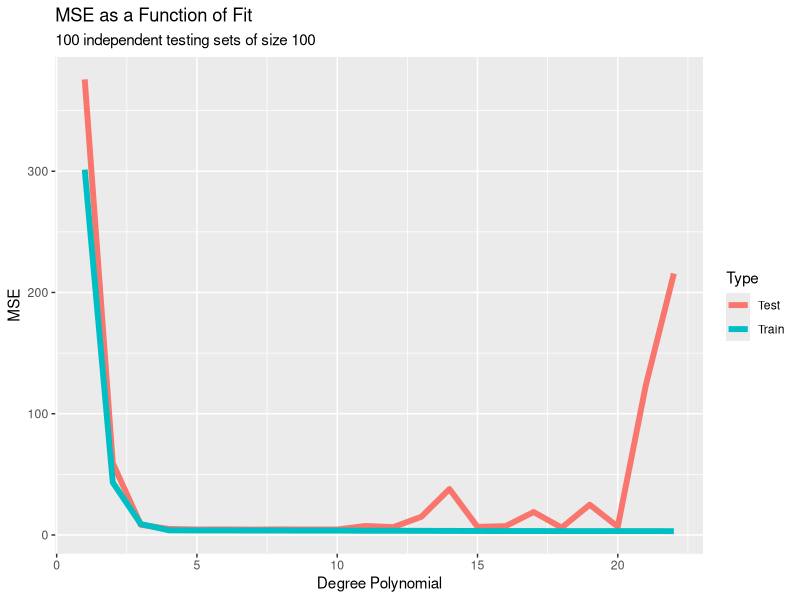
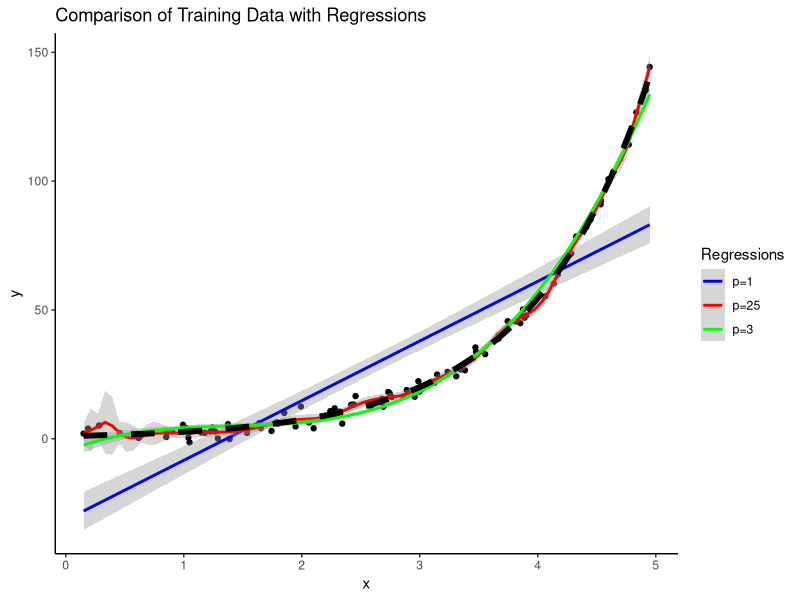
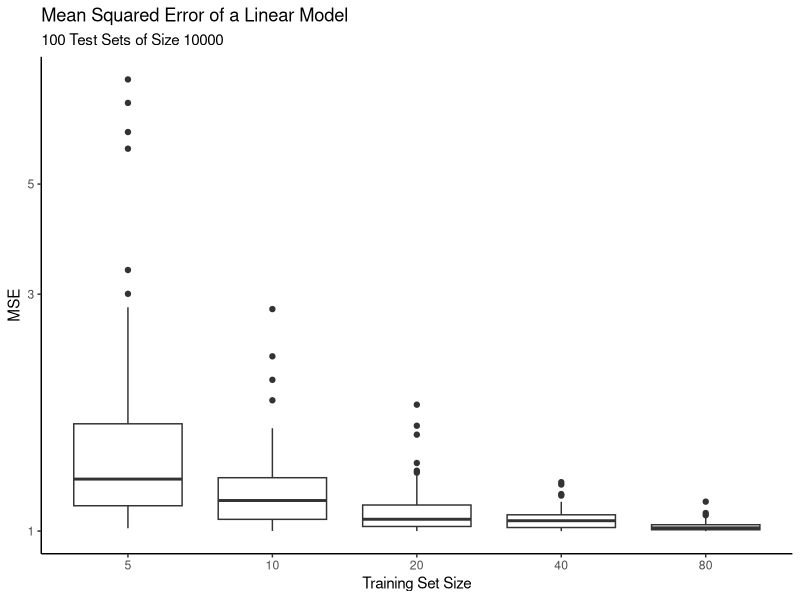
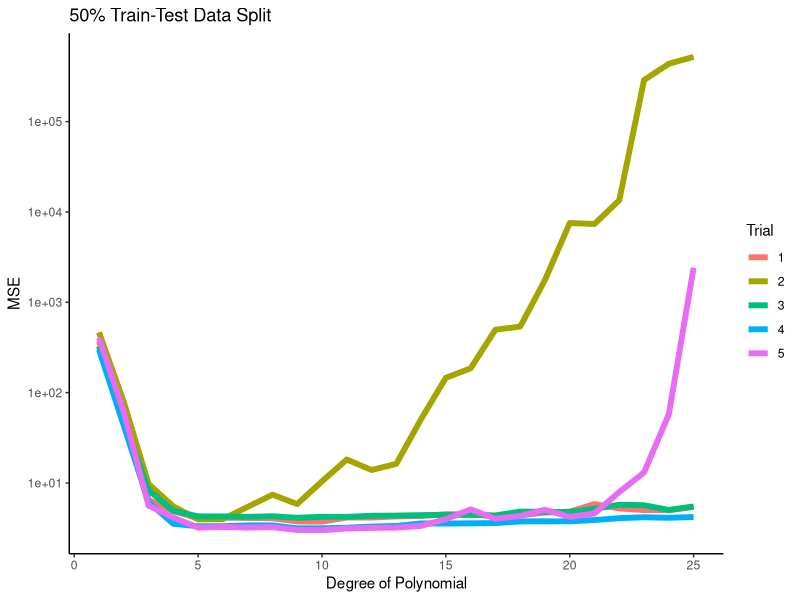

Write R code to recreate these figures, in order.
## ---- chunk 1
knitr::opts_chunk$set(echo = TRUE)
library(tidyverse)

## ---- chunk 2
set.seed(100)

# for each p generate training sets of size n and testing sets of size n
# test/train sample size
n = 10^2

# generate the training set
x = runif(n,0,5)
y = exp(x) + 2  * rnorm(n)
train.df = tibble("x"=x, "y"=y)

## ---- chunk 3
set.seed(500)
# highest degree polynomial we will try
maxp = 22

# preallocate an array with zeros
test.MSE.vals = rep(0,maxp)
train.MSE.vals = rep(0,maxp)

# repeat each experiment (each p) m times
# number of independent runs
m = 10^2

# loop over data sets and polynomial fits
for (j in seq(m)){
# generate testing data
  x =runif(n,0,5)
  #y = exp(x)*(1 + .5 * rnorm(n))
  y = exp(x) + 2  * rnorm(n)

  test.df = tibble("x"=x, "y"=y)
  # try all the polynomial fits on the testing data
  for(p in seq(maxp)){
    # does the regression with degree p and testing set j
    lm.fit = lm(y~poly(x,p), data=train.df)
    # compute training and testing errors
    train.MSE.vals[p] =train.MSE.vals[p] +
      mean(lm.fit$residuals^2)/m
    test.MSE.vals[p] = test.MSE.vals[p] +
      mean((test.df$y - predict(lm.fit,test.df))^2)/m
  }
}
train.mse.df = tibble(p = seq(maxp), MSE=train.MSE.vals)
test.mse.df = tibble(p = seq(maxp), MSE=test.MSE.vals)
train.mse.df$Type = "Train"
test.mse.df$Type = "Test"
mse.df = rbind(train.mse.df, test.mse.df)
mse.df$p = as.integer(mse.df$p)
## ---- chunk 4
gplt = ggplot(mse.df,mapping = aes(x=p, y=MSE, color=Type)) +
  geom_line(lwd=2) +
  labs(x ="Degree Polynomial", y = "MSE", title="MSE as a Function of Fit",
       subtitle=sprintf("%d independent testing sets of size %d", m,n)) 
print(gplt)

## ---- chunk 5
fit.plt <- ggplot(train.df, aes(x,y)) +
  geom_point() +
  ggtitle("Training Set") +
  geom_smooth(method = lm, 
              formula = y~x,
              se=TRUE,aes(color="p=1")) +
  geom_smooth(method = lm, 
              formula = y~poly(x,25),
              se=TRUE,aes(color="p=25")) + 
  geom_smooth(method = lm, 
              formula = y~poly(x,3),
              se=TRUE,aes(color="p=3")) + 
  stat_function(fun=exp, lwd=2,linetype = 2) + 
  ggtitle("Comparison of Training Data with Regressions") +
  scale_color_manual(name="Regressions", values=c("blue", "red", "green","black" ))+
  theme_classic()
print(fit.plt)

## ---- chunk 6

# reset seed
set.seed(100)

# training set size values
n_train <- c(5, 10,20, 40, 80)

# validation (testing) set is fixed
n_test = 10^4

# set true coefficients
beta0_true = 2.
beta1_true = -1.5
# set noise parameters
eps = 1.

# construct validation set, fixed over the entire computation
x_test =  runif(n_test,0,15)
y_test =  beta0_true + beta1_true*x_test + eps * rnorm(length(x_test))
test.df = data.frame("x"= x_test, "y"=y_test)

# number of samples per training set size
n_samples = 100

# these arrays begin as null but will be populated
MSE_vals <- NULL
n_vals <- NULL

# loop over each training set size n_samples times construct training
# data, train, compute the MSE, and record
for(j in 1:length(n_train)){
  for(i in 1:n_samples){
    n = n_train[j]
    x = runif(n,0,15)
    y =  beta0_true + beta1_true*x + eps * rnorm(length(x))
    train.df = data.frame("x"=x, "y"=y)
    lm.fit = lm(y~x, data=train.df)

    # record the n and the MSE value at which this was computed
    n_vals = append(n_vals,n)
    MSE_vals = append(MSE_vals,mean((predict(lm.fit,test.df) -test.df$y)^2))
  }
}
# record as a data frame and post process
MSE.df = data.frame("n"=n_vals, "MSE"=MSE_vals)
MSE.df$n = as.factor(MSE.df$n)
## ---- chunk 7
MSE.plt=ggplot(MSE.df, aes(x=n, y=MSE_vals)) +geom_boxplot() +
  ggtitle("Mean Squared Error of a Linear Model",
          subtitle = sprintf("%d Test Sets of Size %d", n_samples, n_test)) +
  scale_y_log10()+
  labs(x="Training Set Size", y = "MSE") + theme_classic()
print(MSE.plt)

## ---- chunk 8
set.seed(100)

# test/train sample size
n =200
# number of splits
m = 5

maxp = 25

# preallocate an array with zeros
test.MSE.vals <- NULL
trial.vals <- NULL
p.vals <- NULL

# generate the entire data set
x <- runif(n,0,5)
y <- exp(x) +2 * rnorm(n)
data.df <- tibble("x"=x, "y"=y)

# loop over data sets and polynomial fits
for (j in seq(m)){
  idx.train <- sample(seq(n), size = n/2)
  train.df <- data.df[idx.train,]
  test.df <- data.df[-idx.train,]
  # try all the polynomial fits on the testing data
  MSE =0
  for(p in seq(maxp)){
    lm.fit <- lm(y~poly(x,p), data=train.df)
    test.MSE.vals <- append(test.MSE.vals,mean((test.df$y - predict(lm.fit,test.df))^2))
    p.vals <- append(p.vals, p)
    trial.vals <- append(trial.vals, j)
  }
}

mse.df <- tibble(p=p.vals, MSE=test.MSE.vals, Trial=trial.vals)
mse.df$p <- as.integer(mse.df$p)
mse.df$Trial <- as.factor(mse.df$Trial)

val.plt <- ggplot(mse.df,mapping = aes(x=p, y=MSE, color=Trial)) +
  geom_line(lwd=2) +
  labs(x ="Degree of Polynomial", y = "MSE", title="50% Train-Test Data Split") +
  theme_classic()+scale_y_log10()
print(val.plt)

